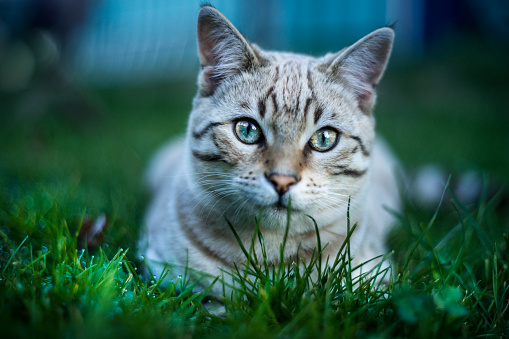
#> input picture OpenCV/250617/김도현_0617/cat.jpg, 509 x 339 px
$ python '김도현_0617.py'   (older library calls are emulated)
#> lines starting #> are read from the running program, lines starting #| are printed output that depends on the picture
import cv2
import numpy as np


img = cv2.imread('./cat.jpg', cv2.IMREAD_COLOR)
#> img is the input picture: shape (339, 509, 3); mean B, G, R 83.7, 93.3, 51.7
if img is None:
    print("cat.jpg 파일을 찾을 수 없습니다.")
    exit()

gray = cv2.cvtColor(img, cv2.COLOR_BGR2GRAY)
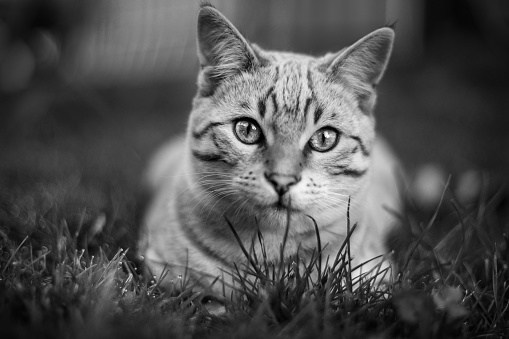
#> gray: shape (339, 509); min 0, max 254, mean 79.7

sobel_x = cv2.Sobel(gray, cv2.CV_64F, 1, 0, ksize=3)
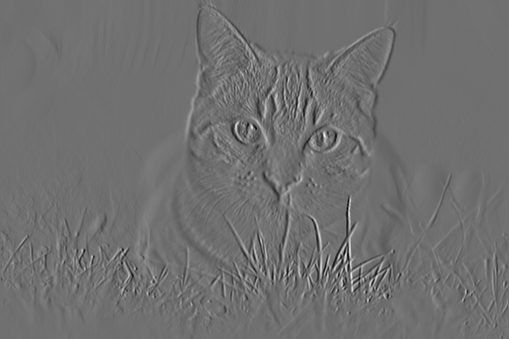
#> sobel_x: shape (339, 509) float64; min -721, max 914, mean -0.2; drawn with min black and max white
sobel_y = cv2.Sobel(gray, cv2.CV_64F, 0, 1, ksize=3)
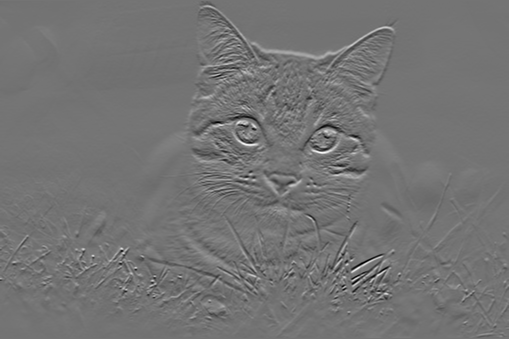
#> sobel_y: shape (339, 509) float64; min -633, max 755, mean -1.1; drawn with min black and max white
sobel = cv2.magnitude(sobel_x, sobel_y)
sobel = np.uint8(np.absolute(sobel))
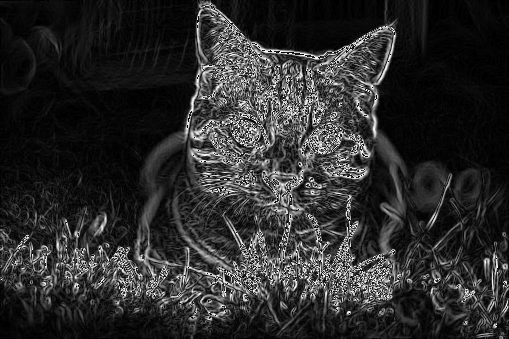
#> sobel: shape (339, 509); min 0, max 255, mean 44.3

laplacian = cv2.Laplacian(gray, cv2.CV_64F)
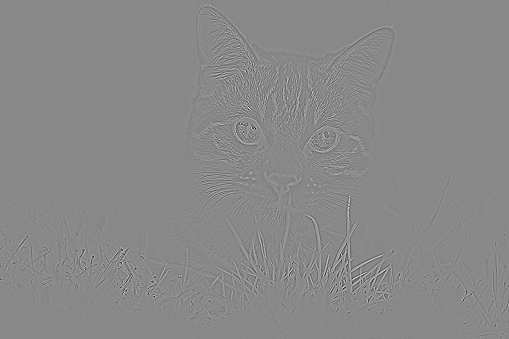
#> laplacian: shape (339, 509) float64; min -500, max 431, mean 0; drawn with min black and max white
laplacian = np.uint8(np.absolute(laplacian))
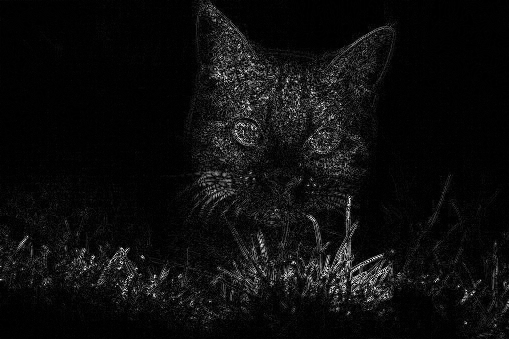
#> laplacian: shape (339, 509); min 0, max 253, mean 13.3

canny = cv2.Canny(gray, 100, 200)
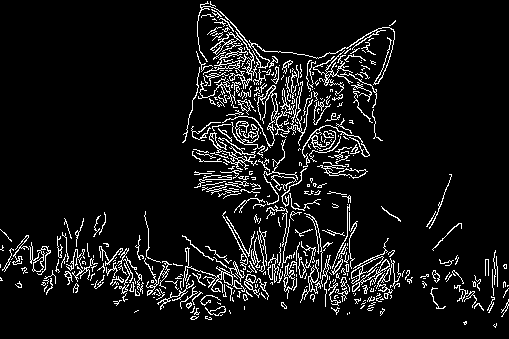
#> canny: shape (339, 509); 8.1% white in thin lines or dots

cv2.imshow('Original', img)
cv2.imshow('Sobel Edge', sobel)
cv2.imshow('Laplacian Edge', laplacian)
cv2.imshow('Canny Edge', canny)

cv2.imwrite('sobel_cat.jpg', sobel)
cv2.imwrite('laplacian_cat.jpg', laplacian)
cv2.imwrite('canny_cat.jpg', canny)

cv2.waitKey(0)
cv2.destroyAllWindows()
